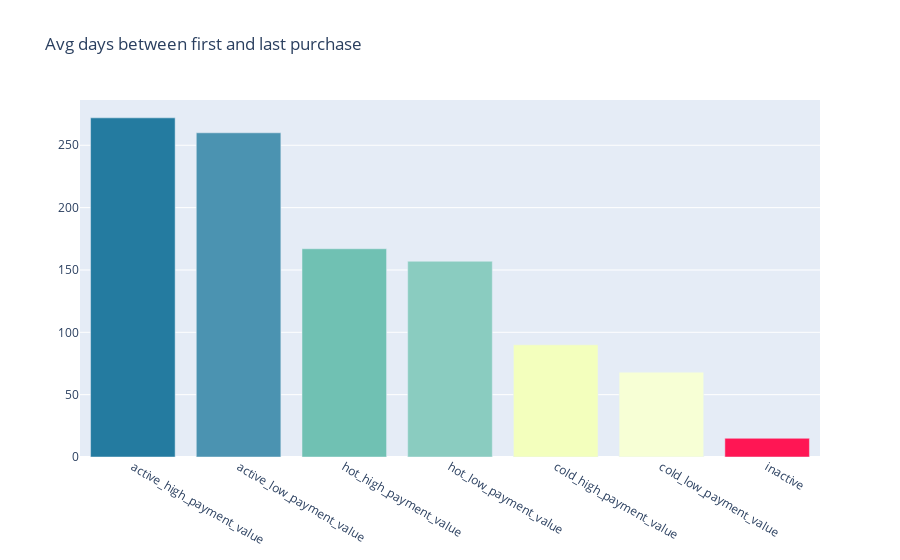

Notebook code for this chart:
### Code cell
# configure_plotly_browser_state()
trace0 = go.Bar(
    x=df_days_repurchase_subsegment_2018["sub_segment"].values,
    y=df_days_repurchase_subsegment_2018["diff_order_purchase"].values,
    marker=dict(
        color=['rgba(36,123,160,1)', 
               'rgba(75,147,177,1)',
               'rgba(112,193,179,1)', 
               'rgba(138,204,192,1)',
               'rgba(243,255,189,1)',
               'rgba(247,255,213,1)',
               'rgba(255,22,84,1)']),
)

data = [trace0]

layout = go.Layout(
    title='Avg days between first and last purchase',
)

fig = go.Figure(data=data, layout=layout)
py.iplot(fig)

### Figure 1 — Plotly figure (JSON) as saved in the notebook; plotly's stock layout.template omitted (floating-point values rounded to 4 significant figures)
{"data": [{"marker": {"color": ["rgba(36,123,160,1)", "rgba(75,147,177,1)", "rgba(112,193,179,1)", "rgba(138,204,192,1)", "rgba(243,255,189,1)", "rgba(247,255,213,1)", "rgba(255,22,84,1)"]}, "type": "bar", "x": ["active_high_payment_value", "active_low_payment_value", "hot_high_payment_value", "hot_low_payment_value", "cold_high_payment_value", "cold_low_payment_value", "inactive"], "y": [272, 260, 167, 157, 90, 68, 15]}], "layout": {"title": {"text": "Avg days between first and last purchase"}}}
